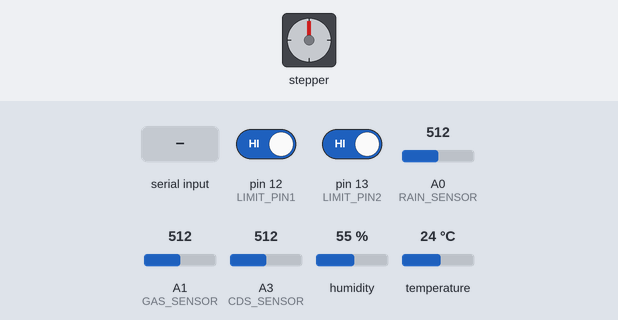
Bench run of a sketch on a simulated Arduino Uno, built with avr-gcc and run on an emulated ATmega328P. On the bench: stepper motor. Wiring (inferred from the names in the program): stepper motor (2048 steps per turn assumed): coils pin 11, pin 10, pin 9, pin 8. The inputs (shaded band) are chosen by the test bench; at power-on: pin 13 (LIMIT_PIN2) HIGH, A1 (GAS_SENSOR) = 512, A0 (RAIN_SENSOR) = 512, pin 12 (LIMIT_PIN1) HIGH, A3 (CDS_SENSOR) = 512, humidity 55 %, temperature 24 °C. What the sketch prints to the serial monitor is not drawn.

Above: at 1.2 s.
1.3 s: "a" received over the second serial link
At 2.52 s:
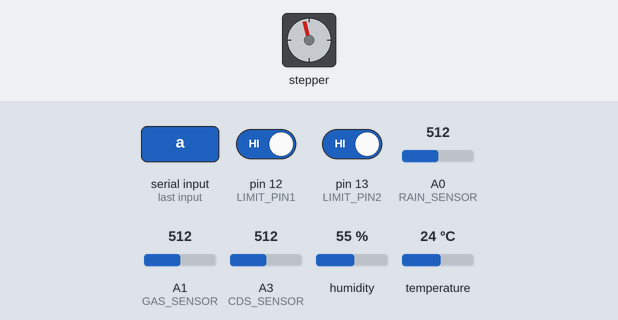
4.8 s: pin 13 (LIMIT_PIN2) driven LOW
At 6.2 s:
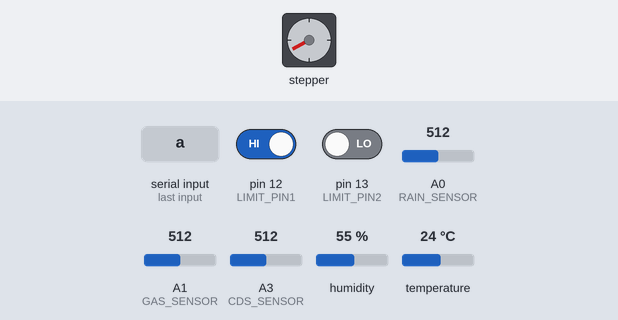
8.3 s: A1 (GAS_SENSOR) set to 492
At 9.6 s:
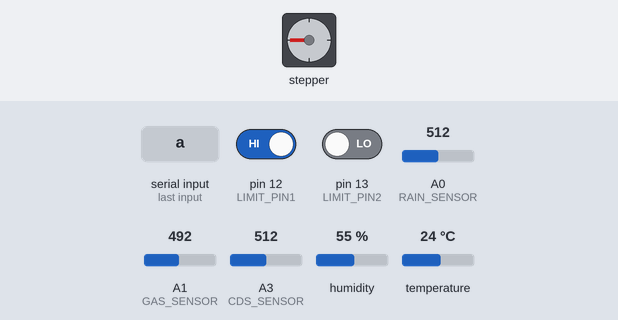
14.6 s: A0 (RAIN_SENSOR) set to 484
At 17.9 s:
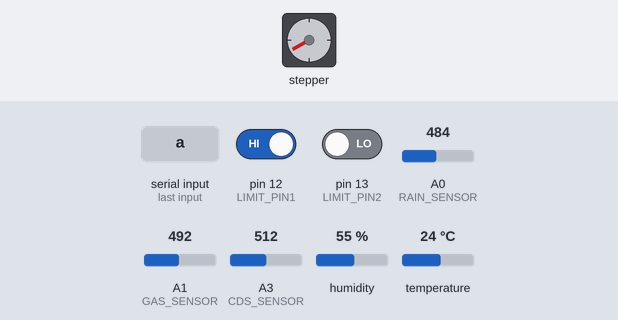
18.1 s: A0 (RAIN_SENSOR) set to 510
At 20.24 s:
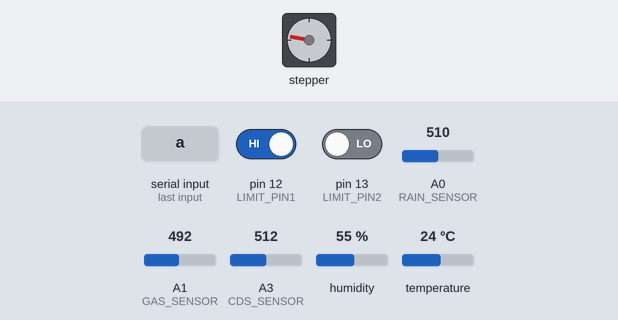
Timing chart, 0 to 26.6 s (numbered marks = the images above; inputs shaded):
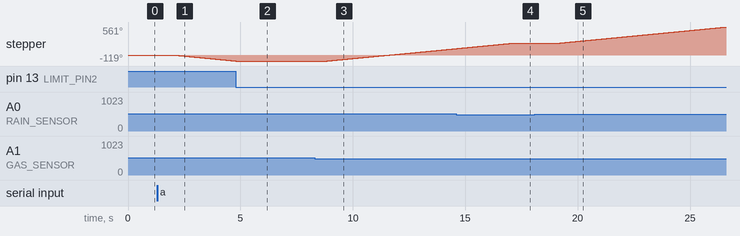

Measured:
- the behaviour switches between 501 and 500 on A1 (GAS_SENSOR) (found by bisection; images 2 and 3)
- the behaviour switches between 500 and 499 on A0 (RAIN_SENSOR) (found by bisection; images 3 and 4)
- after the input at 1.3 s, stepper: keeps turning counter-clockwise at about 44°/s, starting after 0.78 s
- after the input at 4.8 s, stepper: goes on until 4.8 s, then stays -119°
- after the input at 8.3 s, stepper: keeps turning clockwise at about 43°/s, starting after 0.56 s
- after the input at 14.6 s, stepper: goes on until 17.1 s, then stays 240°
- after the input at 18.1 s, stepper: keeps turning clockwise at about 43°/s, starting after 1.1 s

The sketch:

214691_kangminsoo_completionproject_IoTComputing_sourcecode.ino
```cpp
#include <DHT.h>
#include <SoftwareSerial.h>

// --- 핀 정의 ---
#define IN1 11        // 스텝모터 핀 연결 변수
#define IN2 10
#define IN3 9
#define IN4 8

#define LIMIT_PIN1 12    // 리미트 스위치 (열림)
#define LIMIT_PIN2 13    // 리미트 스위치 (닫힘)

#define RAIN_SENSOR A0 // 레인센서
#define GAS_SENSOR A1 // 가스센서
#define CDS_SENSOR A3 // 조도센서
#define DHT_PIN 2 // 온습도 센서
#define DHT_TYPE DHT11

#define LIMIT_RAIN_VALUE 500   // 이 값을 넘어가면 창문이 닫힘
#define LIMIT_GAS_VALUE 500    // 이 값을 넘어가면 창문이 닫힘
#define CDS_VALUE_LIMIT 850    // 이 값보다 떨어지면 창문이 닫힘
#define STEP_DELAY 2
#define STEP_COUNT 4096        // 모터의 돌아가는 횟수 지정
#define SENSOR_CHECK_PERIOD 2000


SoftwareSerial soft(3, 4); // 블루투스 모듈 사용 핀
DHT dht(DHT_PIN, DHT_TYPE);

int window_control = 0;
int window_status = 0;
unsigned long last_sensor_check = 0;

void setup() {
  Serial.begin(9600);
  soft.begin(9600);
  dht.begin();

  pinMode(IN1, OUTPUT);
  pinMode(IN2, OUTPUT);
  pinMode(IN3, OUTPUT);
  pinMode(IN4, OUTPUT);

  pinMode(LIMIT_PIN1, INPUT_PULLUP);
  pinMode(LIMIT_PIN2, INPUT_PULLUP);

  pinMode(RAIN_SENSOR, INPUT);
  pinMode(GAS_SENSOR, INPUT);
  pinMode(CDS_SENSOR, INPUT);

  Serial.println("Smart Window System Ready.");
}

void loop() {
  // 블루투스 명령 처리
  if (soft.available()) {
    char cmd = soft.read();
    if (cmd == 'a') {
      window_control = 1;
      Serial.println("자동 모드 전환");
    }
    else if (cmd == 'm') {
      window_control = 0;
      Serial.println("수동 모드 전환");
    }
    else if (cmd == 'o') {
      openWindow();
    }
    else if (cmd == 'c') {
      closeWindow();
    }
  }

  // 센서 체크 주기 도달 시
  if (millis() - last_sensor_check > SENSOR_CHECK_PERIOD) {
    last_sensor_check = millis();

    int rain = analogRead(RAIN_SENSOR);
    int gas = analogRead(GAS_SENSOR);
    int cds = analogRead(CDS_SENSOR);
    float temp = dht.readTemperature();
    float humid = dht.readHumidity();

    if (isnan(temp) || isnan(humid)) {
      Serial.println("온습도 센서 오류");
      return;
    }

    // 센서 데이터 문자열 전송
    String data = "T:" + String((int)temp) +
                  " H:" + String((int)humid) +
                  " R:" + String(rain) +
                  " G:" + String(gas) +
                  " L:" + String(cds);

    soft.println(data);
    Serial.println(data);

    // 자동 모드일 경우에만 창문 제어
    if (window_control == 1) {
      if (rain < LIMIT_RAIN_VALUE || gas > LIMIT_GAS_VALUE || cds > CDS_VALUE_LIMIT) {
        closeWindow();
      } else {
        openWindow();
      }
    }
  }
}

void openWindow() {
  if (digitalRead(LIMIT_PIN1) == LOW) {
    Serial.println("이미 열려 있음");
    return;
  }

  Serial.println("창문 여는 중...");
  for (int i = 0; i < STEP_COUNT; i++) {
    if (digitalRead(LIMIT_PIN1) == LOW) break;
    stepForward(i % 8);
    delay(STEP_DELAY);
  }
  setCoils(0, 0, 0, 0);
  window_status = 1;
}

void closeWindow() {
  if (digitalRead(LIMIT_PIN2) == LOW) {
    Serial.println("이미 닫혀 있음");
    return;
  }

  Serial.println("창문 닫는 중...");
  for (int i = 0; i < STEP_COUNT; i++) {
    if (digitalRead(LIMIT_PIN2) == LOW) break;
    stepBackward(i % 8);
    delay(STEP_DELAY);
  }
  setCoils(0, 0, 0, 0);
  window_status = 2;
}

void stepForward(int step) {
  switch (step) {
    case 0: setCoils(1, 0, 0, 0); break;
    case 1: setCoils(1, 1, 0, 0); break;
    case 2: setCoils(0, 1, 0, 0); break;
    case 3: setCoils(0, 1, 1, 0); break;
    case 4: setCoils(0, 0, 1, 0); break;
    case 5: setCoils(0, 0, 1, 1); break;
    case 6: setCoils(0, 0, 0, 1); break;
    case 7: setCoils(1, 0, 0, 1); break;
  }
}

void stepBackward(int step) {
  switch (step) {
    case 0: setCoils(1, 0, 0, 1); break;
    case 1: setCoils(0, 0, 0, 1); break;
    case 2: setCoils(0, 0, 1, 1); break;
    case 3: setCoils(0, 0, 1, 0); break;
    case 4: setCoils(0, 1, 1, 0); break;
    case 5: setCoils(0, 1, 0, 0); break;
    case 6: setCoils(1, 1, 0, 0); break;
    case 7: setCoils(1, 0, 0, 0); break;
  }
}

void setCoils(int a, int b, int c, int d) {
  digitalWrite(IN1, a);
  digitalWrite(IN2, b);
  digitalWrite(IN3, c);
  digitalWrite(IN4, d);
}
```
